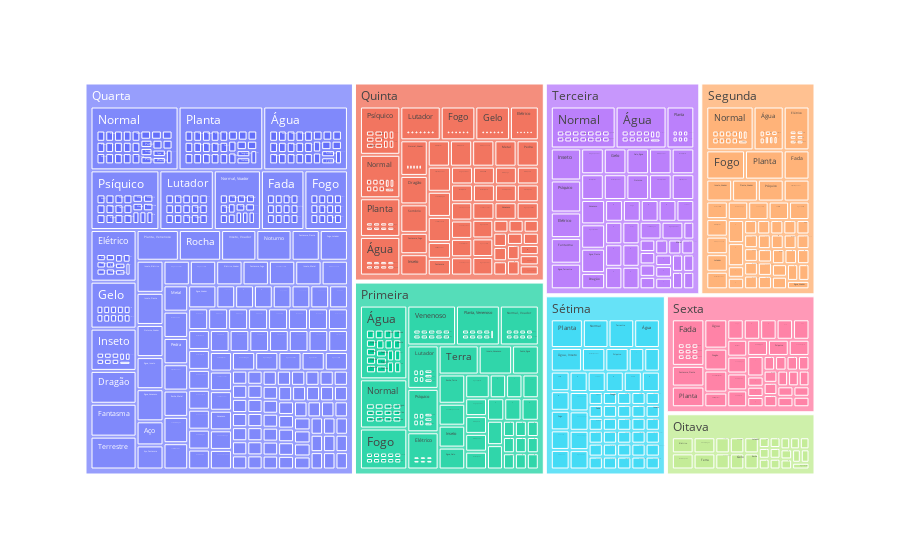

The code cell stored with this chart in its notebook:
### Code cell
grafico = px.treemap(df,  path = ['Geração','Tipo','Nome'])
grafico

### Figure 1 — Plotly figure (JSON) as saved in the notebook; plotly's stock layout.template omitted (floating-point values rounded to 4 significant figures; data arrays with more than 128 entries replaced by an {"elided": "..."} marker saying what was removed)
{"data": [{"branchvalues": "total", "domain": {"x": [0, 1], "y": [0, 1]}, "hovertemplate": "labels=%{label}<br>count=%{value}<br>parent=%{parent}<br>id=%{id}<extra></extra>", "ids": {"elided": "1618 str values"}, "labels": {"elided": "1618 str values"}, "name": "", "parents": {"elided": "1618 str values"}, "type": "treemap", "values": {"elided": "1618 int values"}}], "layout": {"legend": {"tracegroupgap": 0}, "margin": {"t": 60}}}
